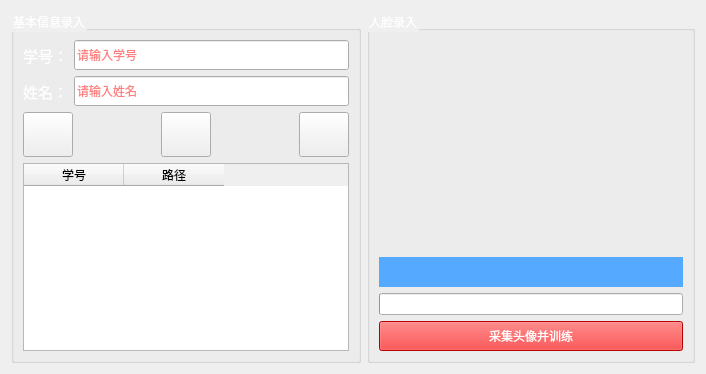
<?xml version="1.0" encoding="UTF-8"?>
<ui version="4.0">
 <class>FaceTrainWidget</class>
 <widget class="QWidget" name="FaceTrainWidget">
  <property name="geometry">
   <rect>
    <x>0</x>
    <y>0</y>
    <width>706</width>
    <height>374</height>
   </rect>
  </property>
  <property name="windowTitle">
   <string>Form</string>
  </property>
  <property name="styleSheet">
   <string notr="true">color: rgb(255, 255, 255);</string>
  </property>
  <layout class="QHBoxLayout" name="horizontalLayout_2">
   <item>
    <widget class="QGroupBox" name="groupBox">
     <property name="minimumSize">
      <size>
       <width>350</width>
       <height>0</height>
      </size>
     </property>
     <property name="maximumSize">
      <size>
       <width>350</width>
       <height>16777215</height>
      </size>
     </property>
     <property name="styleSheet">
      <string notr="true"/>
     </property>
     <property name="title">
      <string>基本信息录入</string>
     </property>
     <layout class="QVBoxLayout" name="verticalLayout_4">
      <item>
       <layout class="QGridLayout" name="gridLayout">
        <item row="1" column="2">
         <widget class="QLineEdit" name="lineEdit_name">
          <property name="minimumSize">
           <size>
            <width>0</width>
            <height>30</height>
           </size>
          </property>
          <property name="font">
           <font>
            <family>宋体</family>
            <pointsize>9</pointsize>
            <weight>50</weight>
            <italic>false</italic>
            <bold>false</bold>
           </font>
          </property>
          <property name="styleSheet">
           <string notr="true">color: rgb(255, 0, 0);
font: 9pt &quot;宋体&quot;;</string>
          </property>
          <property name="placeholderText">
           <string>请输入姓名</string>
          </property>
         </widget>
        </item>
        <item row="0" column="2">
         <widget class="QLineEdit" name="lineEdit_num">
          <property name="minimumSize">
           <size>
            <width>0</width>
            <height>30</height>
           </size>
          </property>
          <property name="font">
           <font>
            <family>宋体</family>
            <pointsize>9</pointsize>
            <weight>50</weight>
            <italic>false</italic>
            <bold>false</bold>
           </font>
          </property>
          <property name="styleSheet">
           <string notr="true">color: rgb(255, 0, 0);
font: 9pt &quot;宋体&quot;;</string>
          </property>
          <property name="placeholderText">
           <string>请输入学号</string>
          </property>
         </widget>
        </item>
        <item row="1" column="0">
         <widget class="QLabel" name="label_3">
          <property name="font">
           <font>
            <pointsize>11</pointsize>
           </font>
          </property>
          <property name="text">
           <string>姓名：</string>
          </property>
         </widget>
        </item>
        <item row="0" column="0">
         <widget class="QLabel" name="label_2">
          <property name="font">
           <font>
            <pointsize>11</pointsize>
           </font>
          </property>
          <property name="text">
           <string>学号：</string>
          </property>
         </widget>
        </item>
       </layout>
      </item>
      <item>
       <layout class="QHBoxLayout" name="horizontalLayout">
        <item>
         <layout class="QVBoxLayout" name="verticalLayout">
          <item>
           <widget class="QPushButton" name="pushButton_add">
            <property name="sizePolicy">
             <sizepolicy hsizetype="Expanding" vsizetype="Expanding">
              <horstretch>0</horstretch>
              <verstretch>0</verstretch>
             </sizepolicy>
            </property>
            <property name="minimumSize">
             <size>
              <width>50</width>
              <height>45</height>
             </size>
            </property>
            <property name="maximumSize">
             <size>
              <width>50</width>
              <height>45</height>
             </size>
            </property>
            <property name="styleSheet">
             <string notr="true">
border-image: url(:/images/add3.png);
</string>
            </property>
            <property name="text">
             <string/>
            </property>
           </widget>
          </item>
         </layout>
        </item>
        <item>
         <spacer name="horizontalSpacer">
          <property name="orientation">
           <enum>Qt::Horizontal</enum>
          </property>
          <property name="sizeHint" stdset="0">
           <size>
            <width>40</width>
            <height>20</height>
           </size>
          </property>
         </spacer>
        </item>
        <item>
         <layout class="QVBoxLayout" name="verticalLayout_2">
          <item>
           <widget class="QPushButton" name="pushButton_del">
            <property name="sizePolicy">
             <sizepolicy hsizetype="Expanding" vsizetype="Expanding">
              <horstretch>0</horstretch>
              <verstretch>0</verstretch>
             </sizepolicy>
            </property>
            <property name="minimumSize">
             <size>
              <width>50</width>
              <height>45</height>
             </size>
            </property>
            <property name="maximumSize">
             <size>
              <width>50</width>
              <height>45</height>
             </size>
            </property>
            <property name="styleSheet">
             <string notr="true">border-image: url(:/images/del2.png);</string>
            </property>
            <property name="text">
             <string/>
            </property>
           </widget>
          </item>
         </layout>
        </item>
        <item>
         <spacer name="horizontalSpacer_2">
          <property name="orientation">
           <enum>Qt::Horizontal</enum>
          </property>
          <property name="sizeHint" stdset="0">
           <size>
            <width>40</width>
            <height>20</height>
           </size>
          </property>
         </spacer>
        </item>
        <item>
         <layout class="QVBoxLayout" name="verticalLayout_3">
          <item>
           <widget class="QPushButton" name="pushButton_find">
            <property name="sizePolicy">
             <sizepolicy hsizetype="Minimum" vsizetype="Expanding">
              <horstretch>0</horstretch>
              <verstretch>0</verstretch>
             </sizepolicy>
            </property>
            <property name="minimumSize">
             <size>
              <width>50</width>
              <height>45</height>
             </size>
            </property>
            <property name="maximumSize">
             <size>
              <width>50</width>
              <height>45</height>
             </size>
            </property>
            <property name="styleSheet">
             <string notr="true">border-image: url(:/images/find1.png);</string>
            </property>
            <property name="text">
             <string/>
            </property>
           </widget>
          </item>
         </layout>
        </item>
       </layout>
      </item>
      <item>
       <widget class="QTableWidget" name="tableWidget">
        <property name="styleSheet">
         <string notr="true">color: rgb(0, 0, 0);
font: 9pt &quot;宋体&quot;;</string>
        </property>
        <column>
         <property name="text">
          <string>学号</string>
         </property>
        </column>
        <column>
         <property name="text">
          <string>路径</string>
         </property>
        </column>
       </widget>
      </item>
     </layout>
    </widget>
   </item>
   <item>
    <widget class="QGroupBox" name="groupBox_2">
     <property name="styleSheet">
      <string notr="true"/>
     </property>
     <property name="title">
      <string>人脸录入</string>
     </property>
     <layout class="QVBoxLayout" name="verticalLayout_5">
      <item>
       <widget class="QLabel" name="label_face">
        <property name="maximumSize">
         <size>
          <width>16777215</width>
          <height>16777215</height>
         </size>
        </property>
        <property name="styleSheet">
         <string notr="true">border-image: url(:/images/face2.png);</string>
        </property>
        <property name="text">
         <string/>
        </property>
       </widget>
      </item>
      <item>
       <widget class="QLabel" name="label_tip">
        <property name="maximumSize">
         <size>
          <width>16777215</width>
          <height>30</height>
         </size>
        </property>
        <property name="styleSheet">
         <string notr="true">background-color: rgb(85, 170, 255);</string>
        </property>
        <property name="text">
         <string/>
        </property>
       </widget>
      </item>
      <item>
       <widget class="QProgressBar" name="progressBarTrain">
        <property name="layoutDirection">
         <enum>Qt::LeftToRight</enum>
        </property>
        <property name="autoFillBackground">
         <bool>false</bool>
        </property>
        <property name="value">
         <number>0</number>
        </property>
        <property name="orientation">
         <enum>Qt::Horizontal</enum>
        </property>
        <property name="textDirection">
         <enum>QProgressBar::TopToBottom</enum>
        </property>
       </widget>
      </item>
      <item>
       <widget class="QPushButton" name="pushButton_cap">
        <property name="minimumSize">
         <size>
          <width>0</width>
          <height>30</height>
         </size>
        </property>
        <property name="styleSheet">
         <string notr="true">background-color: rgb(255, 0, 0);</string>
        </property>
        <property name="text">
         <string>采集头像并训练</string>
        </property>
       </widget>
      </item>
     </layout>
    </widget>
   </item>
  </layout>
 </widget>
 <resources/>
 <connections/>
</ui>
